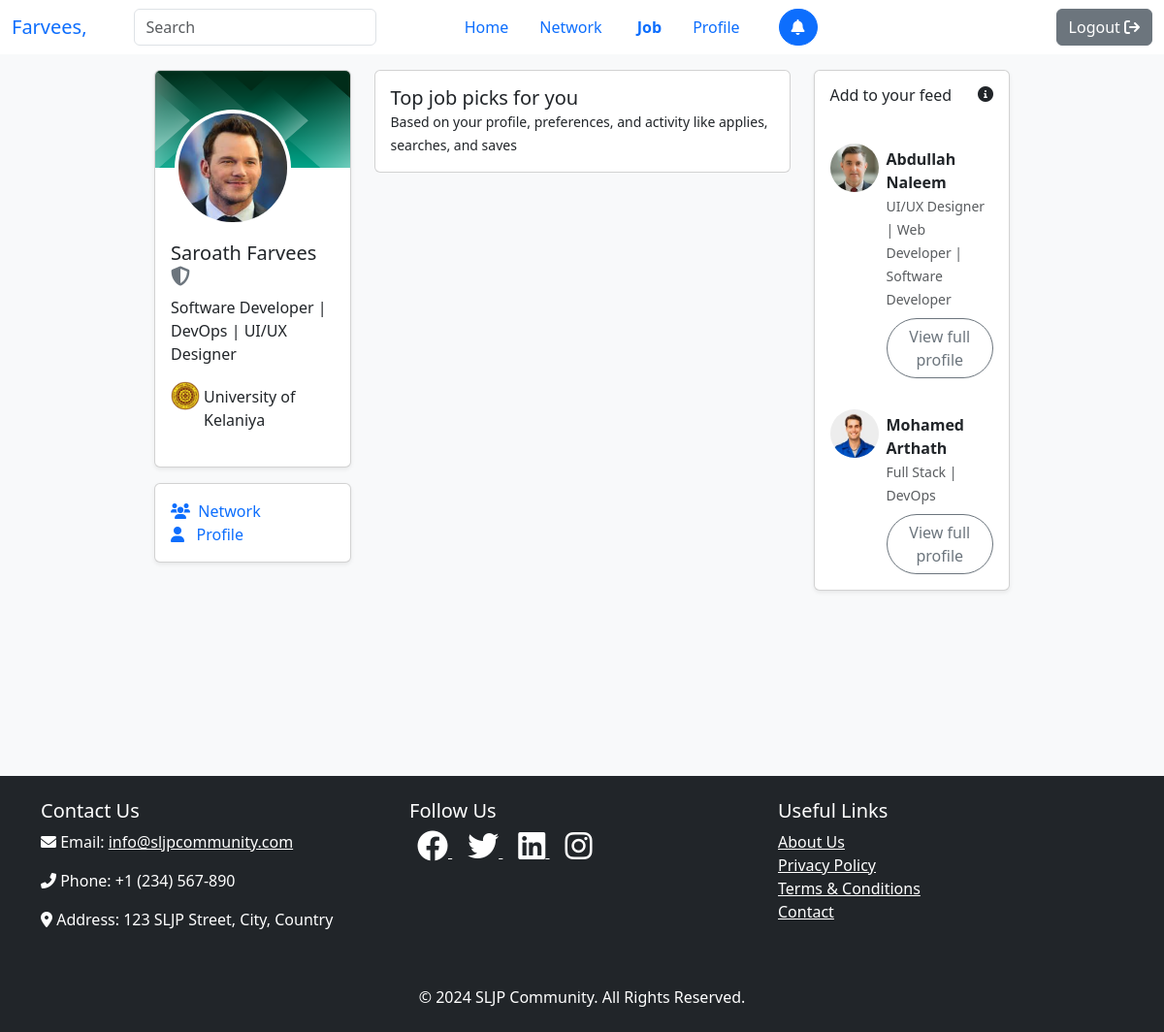
/seeker/job (signed in), run on an earlier commit of the app's database.
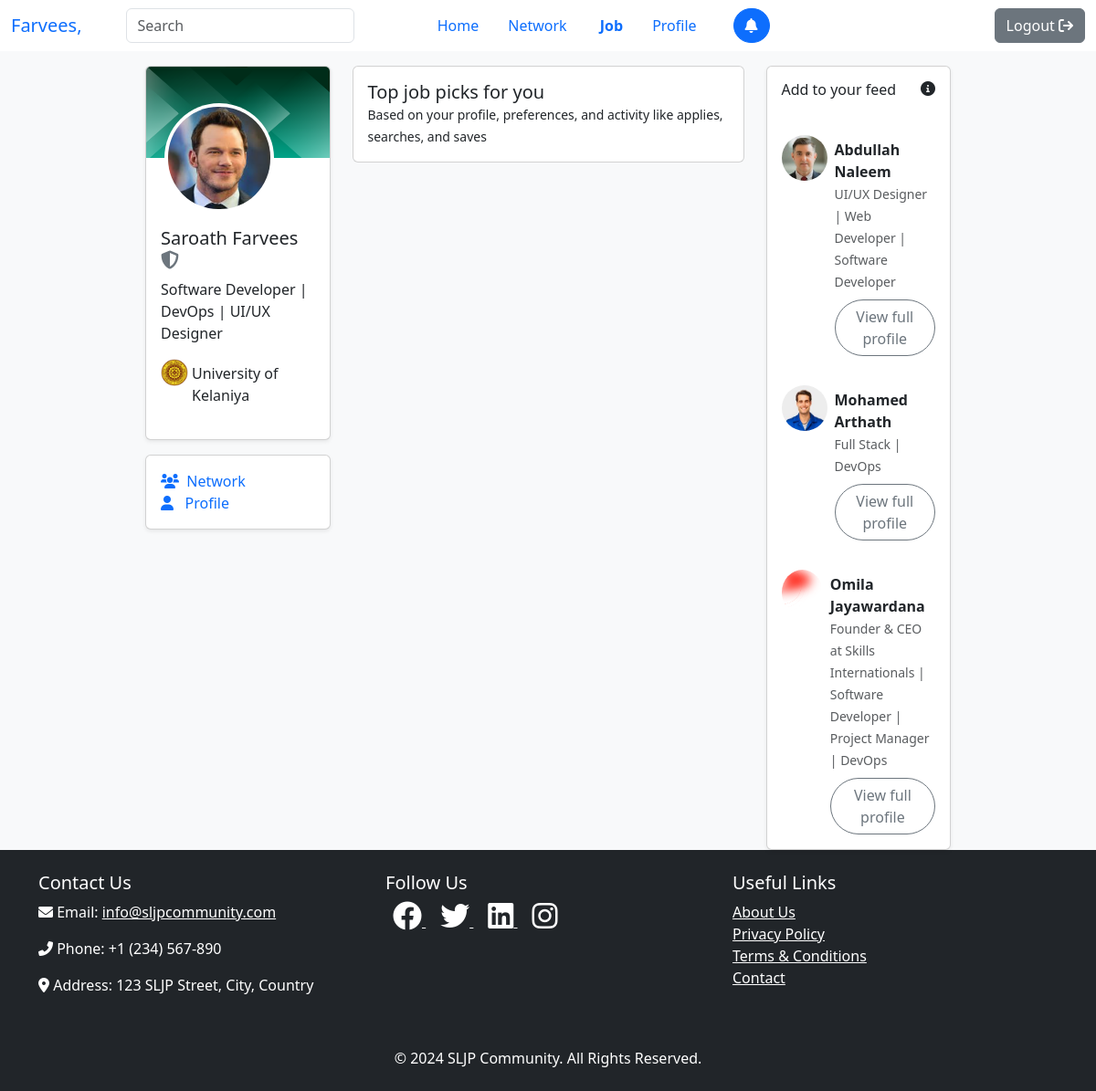
And on a later commit of the database.
### tables this page shows
CREATE TABLE IF NOT EXISTS `user` (
  `id` int NOT NULL AUTO_INCREMENT,
  `first` varchar(100) NOT NULL,
  `last` varchar(100) DEFAULT NULL,
  `username` varchar(100) DEFAULT NULL,
  `password` varchar(100) NOT NULL,
  `email` varchar(100) DEFAULT NULL,
  `contact` varchar(20) DEFAULT NULL,
  `gender` enum('Male','Female') DEFAULT 'Male',
  `dob` date NOT NULL,
  `address` text,
  `profile` varchar(256) DEFAULT 'default.jpg',
  `cover` varchar(256) DEFAULT 'default.jpg',
  `nic` varchar(20) DEFAULT NULL,
  `role` enum('seeker','provider','admin') DEFAULT NULL,
  `status` enum('Open','Hire','None') DEFAULT 'None',
  `headline` varchar(512) DEFAULT 'N/A',
  `show_school` enum('show','hide') DEFAULT 'show',
  PRIMARY KEY (`id`),
  UNIQUE KEY `username` (`username`),
  UNIQUE KEY `email` (`email`),
  UNIQUE KEY `contact` (`contact`),
  UNIQUE KEY `nic` (`nic`)
);

CREATE TABLE IF NOT EXISTS `university` (
  `id` int NOT NULL AUTO_INCREMENT,
  `name` varchar(100) DEFAULT NULL,
  `logo` varchar(100) NOT NULL,
  PRIMARY KEY (`id`),
  UNIQUE KEY `name` (`name`)
);

### control/seeker.php (called while the page is built, shortened)
<?php
require_once __DIR__ . "/user.php";
require_once __DIR__ . "/../model/user.php";
require_once __DIR__ . "/../model/follower.php";
require_once __DIR__ . "/../model/education.php";
require_once __DIR__ . "/../model/university.php";
require_once __DIR__ . "/../model/job.php";
class SeekerController extends UserController
{
    public function __construct()
    {
        $this->userModel = new UserModel();
        $this->followerModel = new FollowerModel();
        $this->educationModel = new EducationModel();
        $this->universityModel = new UniversityModel();
    }
    public function job()
    {
        include_once __DIR__ . "/../view/seekers/job.php";
    }
}

### index.php (called while the page is built, shortened)
<?php
require_once __DIR__ ."/control/home.php";
require_once __DIR__ ."/control/user.php";
require_once __DIR__ ."/control/seeker.php";
$request = new Request();
$router = new Router();
$router->addRoute("GET", "/"                    , [HomeController::class    , "index"               ]);
$router->addRoute("GET", "/about"               , [HomeController::class    , "about"               ]);
$router->addRoute("GET", "/contact"             , [HomeController::class    , "contact"             ]);
$router->addRoute("GET", "/login"               , [UserController::class    , "login"               ]);
$router->addRoute("GET", "/logout"              , [UserController::class    , "logout"              ]);
$router->addRoute("GET", "/register"            , [UserController::class    , "register"            ]);
$router->addRoute("GET", "/search/result"       , [UserController::class    , "searchResults"       ]);
$router->addRoute("GET", "/user/connection"     , [SeekerController::class  , "connection"          ]);
$router->addRoute("GET", "/seeker"              , [SeekerController::class  , "index"               ]);
$router->addRoute("GET", "/seeker/network"      , [SeekerController::class  , "network"             ]);
$router->addRoute("GET", "/seeker/job"          , [SeekerController::class  , "job"                 ]);
$router->addRoute("GET", "/seeker/job/collection", [SeekerController::class  , "jobCollection"       ]);
$router->addRoute("GET", "/seeker/profile"      , [SeekerController::class  , "seekerProfile"       ]);
$router->addRoute("GET", "/provider"            , [ProviderController::class, "index"               ]);
$router->addRoute("GET", "/provider/network"    , [ProviderController::class, "network"             ]);
$router->addRoute("GET", "/provider/job"        , [ProviderController::class, "job"                 ]);
$router->addRoute("GET", "/provider/profile"    , [ProviderController::class, "providerProfile"     ]);
$router->addRoute("GET", "/provider/job/applicant", [ProviderController::class, "seeApplicants"     ]);
$router->addRoute("GET", "/admin"               , [AdminController::class   , "dashboard"           ]);
$router->addRoute("POST", "/login"              , [UserController::class    , "login"               ]);
$router->addRoute("POST", "/register"           , [UserController::class    , "register"            ]);
$router->addRoute("POST", "/university/add"     , [AdminController::class   , "createUniversity"    ]);
$router->addRoute("POST", "/university/del"     , [AdminController::class   , "removeUniversity"    ]);
$router->addRoute("POST", "/skill/add"          , [AdminController::class   , "createSkill"         ]);
$router->addRoute("POST", "/skill/del"          , [AdminController::class   , "removeSkill"         ]);
$router->addRoute("POST", "/degree/add"         , [AdminController::class   , "createDegree"        ]);
$router->addRoute("POST", "/degree/del"         , [AdminController::class   , "removeDegree"        ]);
$router->addRoute("POST", "/field/add"          , [AdminController::class   , "createField"         ]);
$router->addRoute("POST", "/field/del"          , [AdminController::class   , "removeField"         ]);
$router->addRoute("POST", "/skills"             , [UserController::class    , "skills"              ]);
$router->addRoute("POST", "/universities"       , [UserController::class    , "universities"        ]);
$router->addRoute("POST", "/degrees"            , [UserController::class    , "degrees"             ]);
$router->addRoute("POST", "/fields"             , [UserController::class    , "fields"              ]);
$router->addRoute("POST", "/education/add"      , [UserController::class    , "addEducation"        ]);
$router->addRoute("POST", "/profile/update"     , [UserController::class    , "updateSeeker"        ]);
$router->addRoute("POST", "/search/global"      , [UserController::class    , "findUsers"           ]);
$router->addRoute("POST", "/user/notification"  , [UserController::class    , "notifications"       ]);
$router->addRoute("POST", "/user/follow"        , [UserController::class    , "followUser"          ]);
$router->addRoute("POST", "/user/follow/request", [UserController::class    , "showNotifications"   ]);
$router->addRoute("POST", "/user/follow/add"    , [UserController::class    , "acceptFollow"        ]);
$router->addRoute("POST", "/user/follow/ignore" , [UserController::class    , "ignoreFollow"        ]);
$router->addRoute("POST", "/user/message/all"   , [UserController::class    , "allMessages"         ]);
$router->addRoute("POST", "/user/message/send"  , [UserController::class    , "sendMessage"         ]);
$router->addRoute("POST", "/user/post"          , [UserController::class    , "createPost"          ]);
$router->addRoute("POST", "/user/post/all"      , [UserController::class    , "getAllPosts"         ]);
$router->addRoute("POST", "/user/post/like", [UserController::class, "likePost"]);
$router->addRoute("POST", "/user/post/comment", [UserController::class, "commentPost"]);
$router->addRoute("POST", "/user/post/copy", [UserController::class, "rePost"]);
$router->addRoute("POST", "/user/post/send", [UserController::class, "sendPost"]);
$router->addRoute("POST", "/user/repost/data", [UserController::class, "getPost"]);
$router->addRoute("POST", "/user/comment/all", [UserController::class, "getAllComments"]);
$router->addRoute("POST", "/user/profile/change", [UserController::class, "changeProfile"]);
$router->addRoute("POST", "/user/cover/change", [UserController::class, "changeCover"]);
$router->addRoute("POST", "/company/add"        , [ProviderController::class, "createCompany"       ]);
$router->addRoute("POST", "/provider/job/add"   , [ProviderController::class, "createJob"           ]);
$router->addRoute("POST", "/provider/job/skill/update", [ProviderController::class, "updateJobSkills"     ]);
$router->addRoute("POST", "/company/cover/change", [ProviderController::class, "updateCompanyCover"         ]);
$router->addRoute("POST", "/seeker/job/apply", [SeekerController::class, "applyForJob"]);
include_once __DIR__ ."/header.php";
$router->resolveRoute($request);
include_once __DIR__ ."/footer.php";

### core/model.php (called while the page is built, shortened)
<?php
class Model {
    private $host = "localhost";
    private $username = "root";
    private $password = "";
    private $database = "sljp";
    private $conn;
    public function __construct() {
        $this->conn = new mysqli($this->host, $this->username, $this->password, $this->database);
    }
    private function query($sql, $params, $types) {
        $stmt = $this->conn->prepare($sql);
        if ($params && $types) {
            $stmt->bind_param($types, ...$params);
        }
        $result = $stmt->execute();
        if ($result === false) {
        } else {
            if (str_starts_with(strtoupper($sql), "SELECT")) {
                $result = $stmt->get_result();
            }
        }
        return $result;
    }
    protected function fetch($sql, $params = null, $types = null) {
        return $this->query($sql, $params, $types);
    }
}

### model/user.php (called while the page is built, shortened)
<?php
require_once __DIR__ . "/../core/model.php";
class UserModel extends Model
{
    private $user_info = "SELECT * FROM `user` WHERE id = ?";
    private $match_headline = "SELECT * FROM `user` WHERE ";
    public function getUserInfo($id)
    {
        return $this->fetch($this->user_info, [$id], "i");
    }
    public function getUsersByHeadlineMatching($heads)
    {
        $whereClause = [];
        $params = [];
        foreach ($heads as $key => $value) {
            $whereClause[] = 'headline LIKE ?';
            $params[] = '%' . $value . '%';
        }
        $whereClauseString = implode(' OR ', $whereClause);
        $whereClauseString = "($whereClauseString) AND NOT role = 'admin'";
        return $this->fetch(
            $this->match_headline . $whereClauseString,
            $params,
            str_repeat('s', count($params))
        );
    }
}

### model/education.php (called while the page is built, shortened)
<?php
require_once __DIR__ . "/../core/model.php";
class EducationModel extends Model
{
    private $get_education = "SELECT * FROM `education` WHERE user_id = ?";
    public function getEducation($id)
    {
        return $this->fetch($this->get_education, [$id], "i");
    }
}

### model/university.php (called while the page is built, shortened)
<?php
require_once __DIR__ ."/../core/model.php";
class UniversityModel extends Model {
    private $get_uni = "SELECT * FROM `university` WHERE id = ?";
    public function getUniversity($id) {
        return $this->fetch($this->get_uni, [$id],"i");
    }
}

### model/follower.php (called while the page is built, shortened)
<?php
require_once __DIR__ . "/../core/model.php";
class FollowerModel extends Model
{
    private $get_follower = "SELECT * FROM `follower` WHERE user_id = ? AND follow_id = ?";
    public function getFollower($user_id, $follow_id)
    {
        return $this->fetch($this->get_follower, [$user_id, $follow_id], "ii");
    }
    public function isFollower($user_id, $follow_id)
    {
        $follower = $this->getFollower($user_id, $follow_id);
        while ($data = $follower->fetch_assoc()) {
            return true;
        }
        return false;
    }
}

### view/seekers/job.php (the view, shortened to what the rows shown need)
<div class="container-fluid min-vh-100 bg-light">
    <div class="d-flex justify-content-center">
        <div class="w-75 mt-5 pt-4">
            <div class="row g-4">
                <div class="col-12 col-md-3">
                    <div class="card align-self-start shadow-sm mb-3">
                        <div class="card-body">
                            <h5 class="card-title">
                                <?php echo ucfirst($_SESSION['fname']) . " " . ucfirst($_SESSION['lname']); ?>&nbsp;<i
                                    class="fa fa-shield text-secondary"></i>
                            </h5>
                            <?php
                            $headline = "";
                            $users = $this->userModel->getUserInfo($_SESSION['id']);
                            while ($user = $users->fetch_assoc()) {
                                $educations = $this->educationModel->getEducation($user['id']);
                                $uni_info = null;
                                $headline = $user['headline'];
                                while ($education = $educations->fetch_assoc()) {
                                    $universities = $this->universityModel->getUniversity($education['institude']);
                                    while ($university = $universities->fetch_assoc()) {
                                        $uni_info = $university;
                                    }
                                }
                                if ($user['headline'] != 'N/A') {
                                    ?>
                                    <p><?php echo $user['headline']; ?></p>
                                    <div class="d-flex">
                                        <img src="/assets/images/university/<?php echo $uni_info['logo']; ?>" width="30"
                                            height="30" class="rounded-circle">
                                        <p class="p-1"><?php echo $uni_info['name']; ?></p>
                                    </div>
                                    <?php
                                } else {
                                    ?>
                                    <a href="/seeker/profile" class="text-decoration-none">
                                        <small class="text-muted">Edit Profile&nbsp;&nbsp;
                                            <i class="fa fa-pen"></i></small></a>
                                    <?php
                                }
                            }
                            ?>
                        </div>
                    </div>
                </div>
                <div class="col-12 col-md-3">
                <div class="card align-self-start shadow-sm">
                    <div class="card-body p-0">
                        <?php
                        $heads = explode("|", $headline);
                        $users = $this->userModel->getUsersByHeadlineMatching(array_map('trim', $heads));
                        while ($user = $users->fetch_assoc()) {
                            if ($user['id'] != $_SESSION['id'] && !$this->followerModel->isFollower($_SESSION['id'], $user['id'])) {
                                ?>
                                <div class="d-flex p-3">
                                    <img src="/assets/images/user/<?php echo $user['profile']; ?>" width="50" height="50"
                                        class="rounded-circle" alt="">
                                    <div class="ms-2 pt-1">
                                        <strong>
                                            <?php echo ucfirst($user['first']) . " " . ucfirst($user['last']); ?>
                                        </strong><br>
                                        <small class="text-muted"><?php echo $user['headline']; ?></small><br>
                                        <a class="btn btn-outline-secondary rounded-5 mt-2"
                                            href="/search/result?id=<?php echo $user['id']; ?>">View full profile</a>
                                    </div>
                                </div>
                                <?php
                            }
                        }
                        ?>
                    </div>
                </div>
            </div>
            </div>
        </div>
    </div>
</div>

What changed in the data, as far as the page shows it:
added user: profile (picture), first "Omila", last "Jayawardana", headline "Founder & CEO at Skills Internationals | Software Developer | Project Manager | DevOps", shown under "Add to your feed"
